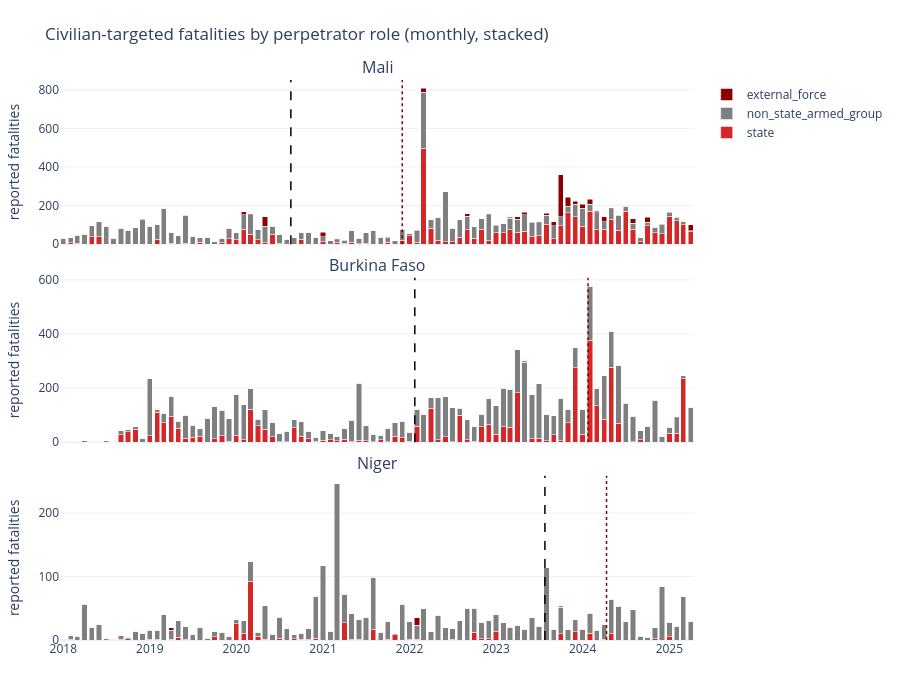

Here is the notebook cell this chart was saved with:
### Markdown cell above
## 2.4  Figure C — Civilian-targeting fatality SHARE by perpetrator role, over time (12-month rolling)

This is the key descriptive figure for the research question — it visualises whether state-led civilian targeting grew (or declined) relative to non-state-led civilian targeting around the Wagner-arrival breakpoint.

### Code cell
civ = aes[aes.civilian_targeted].copy()
monthly_role = civ.groupby(['country','year_month','actor1_role'])['fatalities'].sum().unstack(fill_value=0)
monthly_role['total'] = monthly_role.sum(axis=1)
for col in ['state','non_state_armed_group','external_force']:
    if col not in monthly_role.columns:
        monthly_role[col] = 0
monthly_role = monthly_role.reset_index()

# Plot raw absolute monthly fatalities by perpetrator role, stacked.
fig = make_subplots(rows=3, cols=1, shared_xaxes=True, vertical_spacing=0.06, subplot_titles=AES)
for i,c in enumerate(AES,1):
    sub = monthly_role[monthly_role.country==c]
    for role, colour in [('state','#d62728'),('non_state_armed_group','#7f7f7f'),('external_force','#8B0000')]:
        fig.add_trace(go.Bar(x=sub.year_month, y=sub[role], name=role,
                              marker_color=colour, showlegend=(i==1)), row=i, col=1)
    fig.add_vline(x=pd.Timestamp(FIRST_COUP[c]).timestamp()*1000, line=dict(color='black', width=1.5, dash='dash'), row=i, col=1)
    fig.add_vline(x=pd.Timestamp(RUSSIAN_ARRIVAL[c]).timestamp()*1000, line=dict(color='#8B0000', width=1.5, dash='dot'), row=i, col=1)
fig.update_layout(barmode='stack', height=680, template='plotly_white',
                  title='Civilian-targeted fatalities by perpetrator role (monthly, stacked)',
                  margin=dict(t=80,r=20,b=40,l=60))
fig.update_yaxes(title_text='reported fatalities')
fig.write_html(FIGS/'fig_C_civilian_fatalities_by_role.html', include_plotlyjs='cdn')
fig.show()
